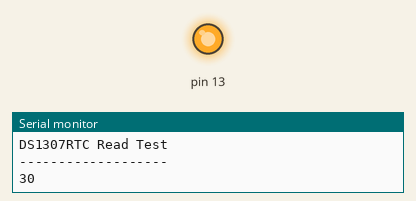
This sketch was run on a simulated Arduino Uno, built with avr-gcc and run on an emulated ATmega328P. Parts: output pins drawn as LEDs (lit = HIGH), the last lines printed to the serial monitor. The local clock reads 2024-03-15 10:24:30 at power-on unless the sketch sets it.

Above: at 0.7 s.
At 5.7 s:
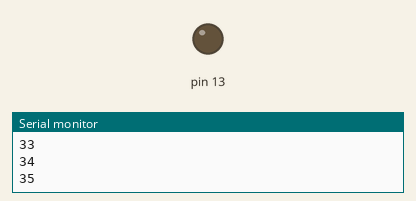
Timing chart, 0 to 13.2 s (numbered marks = the images above):
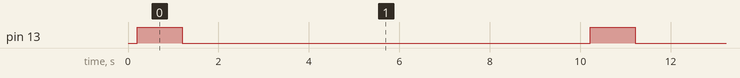

Measured:
- by itself, pin 13: alternates HIGH for 1.0 s and LOW for 9.0 s

The sketch:

testingtime.ino
```cpp
#include <Wire.h>
#include <TimeLib.h>
#include <DS1307RTC.h>

void setup() {
  Serial.begin(9600);
  while (!Serial) ; // wait for serial
  delay(200);
  Serial.println("DS1307RTC Read Test");
  Serial.println("-------------------");
  pinMode(13, OUTPUT);
}

void loop() {
  tmElements_t tm;

  RTC.read(tm);
  print2digits(tm.Second);
  Serial.println();
  if(tm.Second % 10 == 0){
    digitalWrite(13, HIGH);
  }
  else{
    digitalWrite(13, LOW);
  }
  //delay(1000);

//  if (RTC.read(tm)) {
//    Serial.print("Ok, Time = ");
//    print2digits(tm.Hour);
//    Serial.write(':');
//    print2digits(tm.Minute);
//    Serial.write(':');
//    print2digits(tm.Second);
//    Serial.print(", Date (D/M/Y) = ");
//    Serial.print(tm.Day);
//    Serial.write('/');
//    Serial.print(tm.Month);
//    Serial.write('/');
//    Serial.print(tmYearToCalendar(tm.Year));
//    Serial.println();
//  } else {
//    if (RTC.chipPresent()) {
//      Serial.println("The DS1307 is stopped.  Please run the SetTime");
//      Serial.println("example to initialize the time and begin running.");
//      Serial.println();
//    } else {
//      Serial.println("DS1307 read error!  Please check the circuitry.");
//      Serial.println();
//    }
//    delay(9000);
//  }
  delay(1000);
}

void print2digits(int number) {
  if (number >= 0 && number < 10) {
    Serial.write('0');
  }
  Serial.print(number);
}
```
